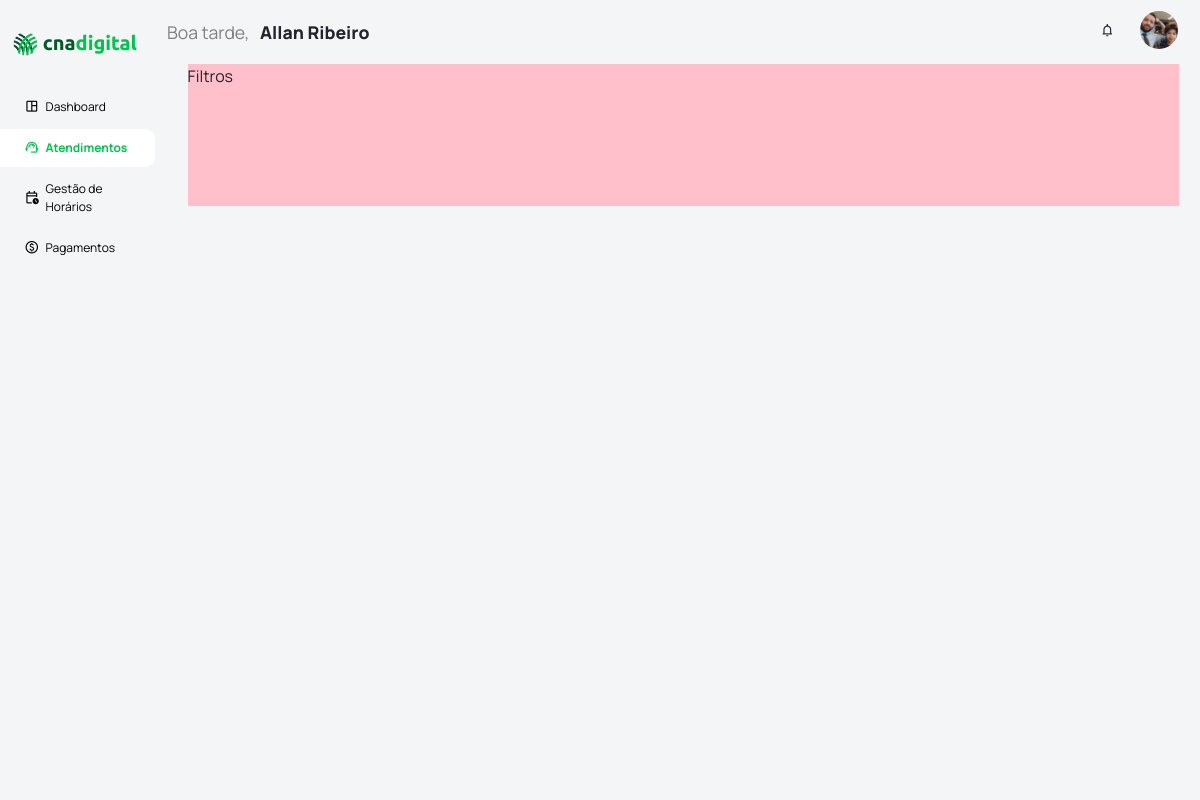
The app's page /tecnico/atendimentos/ (signed in), older data.
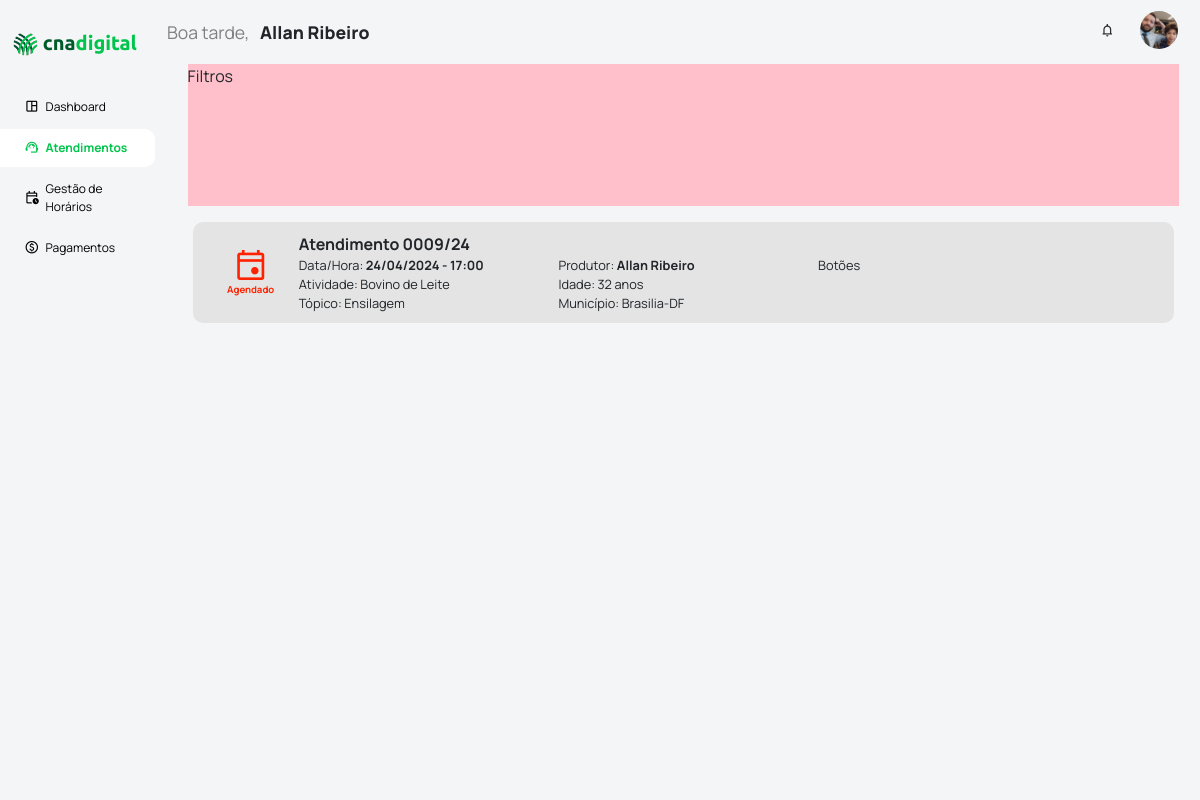
The same page, newer data.
### apps/modulo_admin/models.py (models this page shows, shortened)
class Usuario(models.Model):
    user = models.OneToOneField(User, on_delete=models.CASCADE, related_name='usuario_relacionado')
    data_registro = models.DateTimeField(auto_now_add=True)
    data_ultima_atualizacao = models.DateTimeField(auto_now=True)
    cpf = models.CharField(max_length=14, null=False, blank=False, unique=True)
    nome_completo = models.CharField(max_length=100, null=False, blank=False)
    data_nascimento = models.DateField(null=True, blank=True)
    sexo = models.CharField(max_length=100, choices=GENERO_SEXUAL, null=False, blank=False)
    reside_cod_ibge = models.CharField(max_length=10, null=True, blank=True)
    celular = models.CharField(max_length=17, null=True, blank=True)
    email_pessoal = models.EmailField(max_length=40, null=True, blank=True)
    usuario_is_ativo = models.BooleanField(default=True, null=False, blank=False, db_index=True)
    del_status = models.BooleanField(default=False)
    del_data = models.DateTimeField(null=True, blank=True)
    del_cpf = models.CharField(max_length=14, null=True, blank=True)
    def primeiro_ultimo_nome(self):
        partes_nome = self.nome_completo.split()
        primeiro_nome = partes_nome[0]
        ultimo_nome = partes_nome[-1] if len(partes_nome) > 1 else ''
        return f"{primeiro_nome} {ultimo_nome}"
    def uf_municipio(self):
        if self.reside_cod_ibge:
            try:
                uf_municipio = UF_Municipio.objects.get(cod_ibge=self.reside_cod_ibge)
                return f"{uf_municipio.municipio}-{uf_municipio.uf_sigla}"
            except UF_Municipio.DoesNotExist:
                return "Código IBGE não encontrado"
        return "Código IBGE não informado"
    def idade(self):
        if self.data_nascimento:
            hoje = date.today()  # Usando 'date.today()' corretamente
            idade = hoje.year - self.data_nascimento.year
            if (hoje.month, hoje.day) < (self.data_nascimento.month, self.data_nascimento.day):
                idade -= 1
            return idade
        return "Data de nascimento não informada"

class Atendimento(models.Model):
    data_registro = models.DateTimeField(auto_now_add=True)
    data_ultima_atualizacao = models.DateTimeField(auto_now=True)
    regional = models.CharField(max_length=2, choices=LISTA_UFS_SIGLAS, null=False, blank=False, default='MS')
    tecnico = models.ForeignKey(Usuario, on_delete=models.SET_NULL, null=True, blank=True, related_name='tecnico_atendimento')
    produtor = models.ForeignKey(Usuario, on_delete=models.SET_NULL, null=True, blank=True, related_name='produtor_atendimento')
    atendimento_retorno = models.BooleanField(default=False)
    atendimento_anterior = models.ForeignKey('self', on_delete=models.SET_NULL, null=True, blank=True, related_name='atendimentos_posteriores')
    atividade_produtiva = models.CharField(max_length=120, choices=ATIVIDADE_PRODUTIVA, null=False, blank=False)
    topico = models.CharField(max_length=120, null=False, blank=False)
    data = models.DateField(null=False, blank=False)
    hora = models.CharField(max_length=5, null=False, blank=False)
    mais_informacoes = models.TextField(null=True, blank=True)
    imagem01 = models.ImageField(null=True, blank=True)
    imagem02 = models.ImageField(null=True, blank=True)
    imagem03 = models.ImageField(null=True, blank=True)
    status = models.CharField(max_length=15, choices=STATUS_ATENDIMENTO, null=False, blank=False)
    del_status = models.BooleanField(default=False)
    del_data = models.DateTimeField(null=True, blank=True)
    del_cpf = models.CharField(max_length=14, null=True, blank=True)
    def atendimento_id(self):
        year_suffix = self.data.strftime('%y')
        id_str = str(self.id).zfill(4)
        return f"{id_str}/{year_suffix}"

class UF_Municipio(models.Model):
    cod_ibge = models.CharField(max_length=10, null=False, blank=False)
    uf_sigla = models.CharField(max_length=2, null=False, blank=False)
    uf = models.CharField(max_length=20, null=False, blank=False)
    municipio = models.CharField(max_length=35, null=False, blank=False)
    municipio_uf = models.CharField(max_length=40, null=False, blank=False)

### apps/modulo_tecnico/views.py (the view)
# urls.py: path('tecnico/atendimentos/', tecnico_atendimentos, name='tecnico_atendimentos'),
def tecnico_atendimentos(request):
    tecnico = request.user.usuario_relacionado
    atendimentos = Atendimento.objects.filter(tecnico=tecnico).order_by('-id')
    conteudo = {
        'atendimentos': atendimentos,
    }
    return render(request, 'modulo_tecnico/lista_atendimentos.html', conteudo)

### apps/modulo_admin/templatetags/saudacoes_filters.py (called while the page is built)
@register.filter(name='saudacao')
def saudacao(value):
    hora_atual = datetime.now().hour
    if 0 <= hora_atual < 12:
        return "Bom dia"
    elif 12 <= hora_atual < 18:
        return "Boa tarde"
    else:
        return "Boa noite"

### templates/modulo_tecnico/lista_atendimentos.html (shortened to what this page needs)
{% extends '_partials/base_main.html' %}
{% load static %}
{% block extra_head %}
    <link rel="stylesheet" href="{% static '/styles/modulo_tecnico/lista_atendimentos.css' %}">
{% endblock %}
{% block content %}
    <div class="container_page">
        <div class="container_filtros">
            Filtros
        </div>
        <div class="container_listagem">
            {% for atendimento in atendimentos %}
                <div class="listagem_item" data-id="{{ atendimento.id }}">
                    <div class="listagem_item_icone">
                        {% if atendimento.status == 'agendado' %}
                            <i class="material-symbols-outlined" style="font-size: 3vw; color: var(--agendado)">event</i>
                            <span style="color: var(--agendado); font-weight: bold;">{{ atendimento.get_status_display }}</span>
                        {% elif atendimento.status == 'cancelado' %}
                            <i class="material-symbols-outlined" style="font-size: 3vw; color: var(--cancelado)">event_busy</i>
                            <span style="color: var(--cancelado); font-weight: bold;">{{ atendimento.get_status_display }}</span>
                        {% elif atendimento.status == 'realizado' %}
                            <i class="material-symbols-outlined" style="font-size: 3vw; color: var(--realizado)">event_available</i>
                            <span style="color: var(--realizado); font-weight: bold;">{{ atendimento.get_status_display }}</span>
                        {% endif %}
                    </div>
                    <div class="listagem_item_informacoes">
                        <span class="listagem_item_informacoes_titulo"><b>Atendimento {{ atendimento.atendimento_id }}</b></span>
                        <div class="listagem_item_informacoes_container">
                            <div class="listagem_item_informacoes_container_parte">
                                <span>Data/Hora: <b>{{ atendimento.data|date:'d/m/Y' }} - {{ atendimento.hora }}</b></span>
                                <span>Atividade: {{ atendimento.get_atividade_produtiva_display }}</span>
                                <span>Tópico: {{ atendimento.topico }}</span>
                            </div>
                            <div class="listagem_item_informacoes_container_parte">
                                <span>Produtor: <b>{{ atendimento.produtor.primeiro_ultimo_nome }}</b></span>
                                <span>Idade: {{ atendimento.produtor.idade }} anos</span>
                                <span>Município: {{ atendimento.produtor.uf_municipio }}</span>
                            </div>
                            <div class="listagem_item_informacoes_container_parte">
                                Botões
                            </div>
                        </div>
                    </div>
                </div>
            {% endfor %}
        </div>
    </div>
{% endblock %}

### templates/_partials/base_main.html (shortened to what this page needs)
{% load static %}
<!DOCTYPE html>
<html lang="pt-BR">
<head>
    <link href="https://cdn.jsdelivr.net/npm/bootstrap@5.1.1/dist/css/bootstrap.min.css" rel="stylesheet">
    <link rel="stylesheet" href="https://cdnjs.cloudflare.com/ajax/libs/font-awesome/6.0.0-beta3/css/all.min.css">
    <link rel="stylesheet" href="{% static 'styles/partials/base_main.css' %}">
    <link rel="stylesheet" href="{% static 'styles/partials/sidebar.css' %}">
    <link rel="stylesheet" href="{% static 'styles/partials/navbar.css' %}">
    <link rel="stylesheet" href="{% static 'styles/cores.css' %}">
    <link rel="stylesheet" href="{% static 'styles/partials/dropdownUsuario.css' %}">
    {% block extra_head %}{% endblock %}
</head>
<body>
    <div class="sidebar">
        {% include '_partials/sidebar.html' %}
    </div>
    <div class="main-container">
        <div class="navbar">
            {% include '_partials/navbar.html' %}
        </div>
        <div class="workspace" >
            {% block content %}{% endblock%}
        </div>
        <div style="color:white">
        </div>
    </div>
</body>
</html>

### templates/_partials/sidebar.html
{% load static %}
        <div class="cabecalho">
            <img src="{% static 'assets\logos\cna_arado.svg' %}" alt="Logo CNA" class="top-logo">
            <div class="titulo">
                <span class="titulo-cna">cna</span><span class="titulo-digital">digital</span><br>
            </div><br>
        </div>
        <div class="tabs">
            <a class="tab {% if request.resolver_match.url_name == 'tecnico_dashboard' %}active-tab{% endif %}" href="{% url 'tecnico_dashboard' %}">
                <div class="tab-icone">
                    <i class="material-symbols-outlined" style="font-size: 1.3vw;">space_dashboard</i>
                </div>
                <div class="tab-nome">
                    Dashboard
                </div>
            </a>
            {% with current_url=request.resolver_match.url_name %}
            <a class="tab {% if current_url in 'tecnico_atendimentos, tecnico_ficha_atendimento' %}active-tab{% endif %}" href="{% url 'tecnico_atendimentos' %}">
            {% endwith %}
                <div class="tab-icone">
                    <i class="material-symbols-outlined" style="font-size: 1.3vw;">support_agent</i>
                </div>
                <div class="tab-nome">
                    Atendimentos
                </div>
            </a>
            <a class="tab {% if request.resolver_match.url_name == 'tecnico_meushorarios' %}active-tab{% endif %}"  href="{% url 'tecnico_meushorarios' %}">
                <div class="tab-icone">
                    <i class="material-symbols-outlined" style="font-size: 1.3vw;">calendar_clock</i>
                </div>
                <div class="tab-nome">
                    Gestão de Horários
                </div>
            </a>
            <a class="tab {% if request.resolver_match.url_name == 'tecnico_pagamentos' %}active-tab{% endif %}" href="{% url 'tecnico_dashboard' %}">
                <div class="tab-icone">
                    <i class="material-symbols-outlined" style="font-size: 1.3vw;">monetization_on</i>
                </div>
                <div class="tab-nome">
                    Pagamentos
                </div>
            </a>
        </div>

### templates/_partials/navbar.html (shortened to what this page needs)
{% load static %}
{% load saudacoes_filters %}
<div class="saudacao">
    <span style="color:gray; font-weight: normal !important;">{{ user|saudacao }}, &nbsp;</span> <b>{{ user.usuario_relacionado.primeiro_ultimo_nome }}</b>
</div>
<div class="botoes__navbar">
    <div class="icone-notificacao">
        <i class="material-symbols-outlined" style="font-size: 1.3vw;">notifications</i>
    </div>
    <div class="usuario" id="iconeUsuario">
        <img src="{% static 'assets/imagens/allan_ribeiro.jpg' %}" class="usuario__imagem"><br>
    </div>
</div>

### setup/static/styles/partials/base_main.css (style rules this page uses)
body, html { height: 100%; width: 100%; margin: 0; font-family: 'Manrope', sans-serif; background-color: #f4f5f7; display: flex; flex-direction: row; gap: 1vw; overflow-y: hidden; }
.sidebar { background-color: #f4f5f7; width: 15%; height: 100%; overflow-y: auto; display: flex; flex-direction: column; justify-content: flex-start; font-size: 12px; line-height: 1.5; border-radius: 0 0 0px 0; transition: flex-basis 0.45s ease-in-out; overflow-x: hidden; }
.main-container { display: flex; flex-direction: column; justify-content: flex-start; width: 100%; }
.navbar { display: flex; flex-direction: row; justify-content: space-between; width: 100%; max-height: 8%; }
.workspace { background-color: #f4f5f7; height: 100%; overflow-y: scroll; display: flex; flex-direction: row; justify-content: center; align-items: flex-start; overflow-y: hidden; }

### setup/static/styles/partials/sidebar.css (style rules this page uses)
.cabecalho { display: flex; font-family: 'Ubuntu', sans-serif; flex-direction: row; justify-content: center; align-items: center; margin: 3vh; gap: 5px }
.top-logo { height: 4vh; padding-top: 1vh; margin-bottom: 5px; }
.titulo { font-size: 2.5vh; width: auto; color: white; font-weight: bold; text-align: left; line-height: 18px; }
.titulo-cna { color: #005B2A; }
.titulo-digital { color: #00C44C; }
.tab { display: flex; flex-direction: row; gap: 0.5vw; align-items: center; font-size: 12px; color: black; padding: 10px; padding-left: 20px; cursor: pointer; width: 100%; text-align: left; border-left: 4px solid transparent; transition: background-color 0.3s ease-in-out, border-left 0.3s ease-in-out; border-radius: 0px 10px 10px 0px; margin: 3px; margin-left: 0px; text-decoration: none; }
.tab-icone { display: flex; flex-direction: column; align-items: center; }
.tab-nome { vertical-align: center; }
.active-tab { color: #00C44C; font-weight: bold; background-color: white; }

### setup/static/styles/partials/navbar.css (style rules this page uses)
.saudacao { font-family: 'Manrope', sans-serif; font-size: 2.2vh; font-weight: bold; }
.botoes__navbar { height: 100%; display: flex; flex-direction: row; align-items: center; padding-right: 1vw; cursor: pointer; }
.usuario { height: 100%; }
.usuario__imagem { height: 100%; border-radius: 50%; }
.usuario { cursor: pointer; font-size: 12px; color: black; padding: 5px 10px; text-align: left; margin-left: 15px; margin-bottom: 5px; }

### setup/static/styles/cores.css (style rules this page uses)
:root { --verde-capital: #1AA33C; --cinza-primario: #6A6A6A; --cinza-escuro: #484848; --cinza-claro: #e4e4e4; --agendado: #ff2200; --cancelado: #b80000; --realizado: var(--verde-capital); --editar: #f5840b; }

### setup/static/styles/modulo_tecnico/lista_atendimentos.css (style rules this page uses)
.container_page { display: grid; grid-template-rows: 20% 79%; gap: 1%; width: 96%; height: 100%; }
.container_filtros { background-color: pink; }
.listagem_item { background-color: var(--cinza-claro); border-radius: 10px; padding: 10px; display: grid; width: 99%; max-height: 100%; grid-template-columns: 10% 90%; justify-content: flex-start; align-items: center; cursor: pointer; transition: transform 0.3s ease; }
.listagem_item_icone { text-align: center; display: flex; flex-direction: column; }
.listagem_item_icone span { font-size: 0.8vw; }
.listagem_item_informacoes { display: flex; flex-direction: column; }
.listagem_item_informacoes_titulo { font-size: 1rem; }
.listagem_item_informacoes_container { display: grid; grid-template-columns: 30% 30% 40%; }
.listagem_item_informacoes_container_parte { display: flex; flex-direction: column; font-size: 0.8rem; }

Row changes from the older to the newer data that the page shows:
added Atendimento: status "Agendado", atendimento_id "0009/24", data "24/04/2024", hora "17:00", atividade_produtiva "Bovino de Leite", topico "Ensilagem", produtor.primeiro_ultimo_nome "Allan Ribeiro", produtor.idade "32", produtor.uf_municipio "Brasilia-DF"
